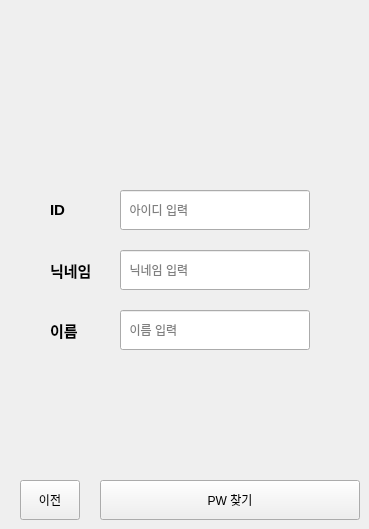
   <widget class="QWidget" name="page_5">
    <widget class="QLabel" name="lb_FindPWLogo">
     <property name="geometry">
      <rect>
       <x>40</x>
       <y>40</y>
       <width>300</width>
       <height>110</height>
      </rect>
     </property>
     <property name="styleSheet">
      <string notr="true">
border-image: url(:/Image/Join.png);</string>
     </property>
     <property name="text">
      <string/>
     </property>
     <property name="alignment">
      <set>Qt::AlignCenter</set>
     </property>
    </widget>
    <widget class="QPushButton" name="Btn_FindPWBack">
     <property name="geometry">
      <rect>
       <x>20</x>
       <y>480</y>
       <width>60</width>
       <height>40</height>
      </rect>
     </property>
     <property name="text">
      <string>이전</string>
     </property>
    </widget>
    <widget class="QLabel" name="lb_FindPW_NAME">
     <property name="geometry">
      <rect>
       <x>50</x>
       <y>250</y>
       <width>70</width>
       <height>40</height>
      </rect>
     </property>
     <property name="font">
      <font>
       <pointsize>11</pointsize>
       <bold>true</bold>
      </font>
     </property>
     <property name="text">
      <string>닉네임</string>
     </property>
    </widget>
    <widget class="QLineEdit" name="ID_FindPWEdit">
     <property name="geometry">
      <rect>
       <x>120</x>
       <y>190</y>
       <width>190</width>
       <height>40</height>
      </rect>
     </property>
     <property name="placeholderText">
      <string>  아이디 입력</string>
     </property>
    </widget>
    <widget class="QLabel" name="lb_FindPW_ID">
     <property name="geometry">
      <rect>
       <x>50</x>
       <y>190</y>
       <width>70</width>
       <height>40</height>
      </rect>
     </property>
     <property name="font">
      <font>
       <pointsize>11</pointsize>
       <bold>true</bold>
      </font>
     </property>
     <property name="text">
      <string>ID</string>
     </property>
    </widget>
    <widget class="QPushButton" name="Btn_confirmFindPW">
     <property name="geometry">
      <rect>
       <x>100</x>
       <y>480</y>
       <width>260</width>
       <height>40</height>
      </rect>
     </property>
     <property name="text">
      <string>PW 찾기</string>
     </property>
    </widget>
    <widget class="QLineEdit" name="NICKNAME_FindPWEdit">
     <property name="geometry">
      <rect>
       <x>120</x>
       <y>250</y>
       <width>190</width>
       <height>40</height>
      </rect>
     </property>
     <property name="placeholderText">
      <string>  닉네임 입력</string>
     </property>
    </widget>
    <widget class="QLabel" name="lb_FindPW_NICKNAME">
     <property name="geometry">
      <rect>
       <x>50</x>
       <y>310</y>
       <width>70</width>
       <height>40</height>
      </rect>
     </property>
     <property name="font">
      <font>
       <pointsize>11</pointsize>
       <bold>true</bold>
      </font>
     </property>
     <property name="text">
      <string>이름</string>
     </property>
    </widget>
    <widget class="QLineEdit" name="NAME_FindPWEdit">
     <property name="geometry">
      <rect>
       <x>120</x>
       <y>310</y>
       <width>190</width>
       <height>40</height>
      </rect>
     </property>
     <property name="placeholderText">
      <string>  이름 입력</string>
     </property>
    </widget>
   </widget>
